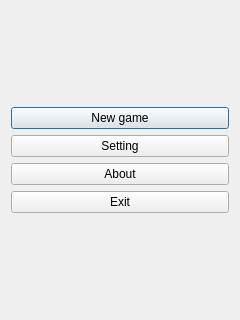
<?xml version="1.0" encoding="UTF-8"?>
<ui version="4.0">
 <class>MainMenuGame</class>
 <widget class="QDialog" name="MainMenuGame">
  <property name="geometry">
   <rect>
    <x>0</x>
    <y>0</y>
    <width>240</width>
    <height>320</height>
   </rect>
  </property>
  <property name="windowTitle">
   <string>Dialog</string>
  </property>
  <property name="styleSheet">
   <string notr="true">qApp-&gt;setStyleSheet(&quot;QLineEdit { background-color: black }&quot;);</string>
  </property>
  <layout class="QGridLayout" name="gridLayout">
   <item row="0" column="0">
    <layout class="QVBoxLayout" name="verticalLayout">
     <item>
      <widget class="QPushButton" name="New_game_Btn">
       <property name="text">
        <string>New game</string>
       </property>
      </widget>
     </item>
     <item>
      <widget class="QPushButton" name="Setting_Btn">
       <property name="text">
        <string>Setting</string>
       </property>
      </widget>
     </item>
     <item>
      <widget class="QPushButton" name="About_Btn">
       <property name="text">
        <string>About</string>
       </property>
      </widget>
     </item>
     <item>
      <widget class="QPushButton" name="Exit_Btn">
       <property name="text">
        <string>Exit</string>
       </property>
      </widget>
     </item>
    </layout>
   </item>
  </layout>
 </widget>
 <resources/>
 <connections/>
</ui>
